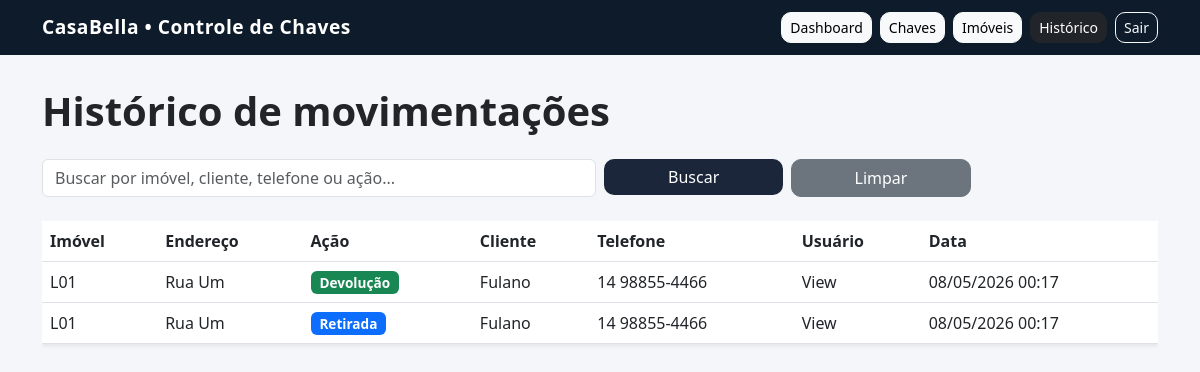
/historico/ (signed in), run on an earlier commit of the app's database.
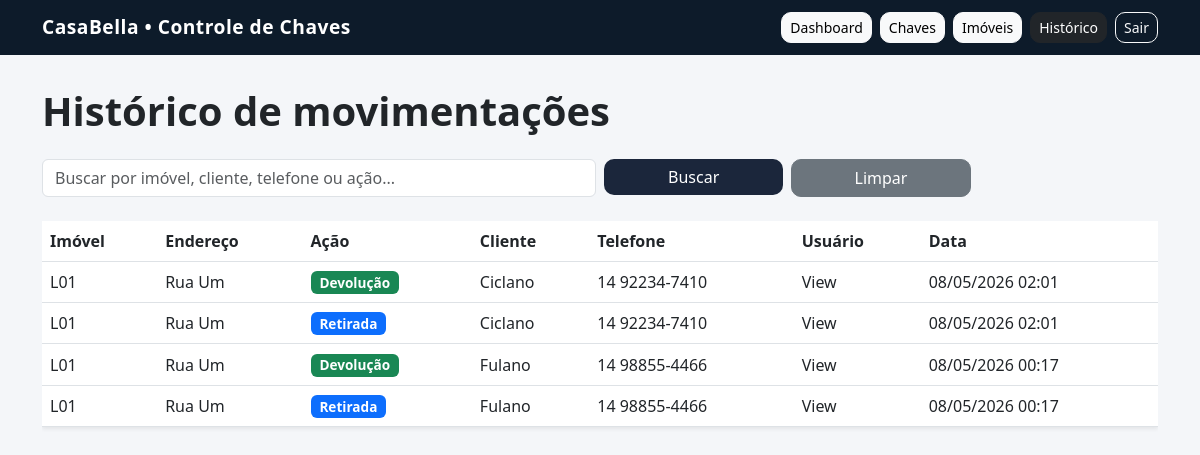
And on a later commit of the database.
### imoveis/models.py (models this page shows, shortened)
class Movimentacao(models.Model):
    chave = models.ForeignKey(Chave, on_delete=models.CASCADE)
    usuario = models.ForeignKey(
        User,
        on_delete=models.SET_NULL,
        null=True,
        blank=True
    )
    nome_cliente = models.CharField(max_length=100, blank=True)
    telefone_cliente = models.CharField(max_length=20, blank=True)
    acao = models.CharField(max_length=20)
    data = models.DateTimeField(auto_now_add=True)

class Chave(models.Model):
    imovel = models.OneToOneField(Imovel, on_delete=models.CASCADE)
    STATUS_CHOICES = [
        ('disponivel', 'Disponível'),
        ('retirada', 'Retirada'),
        ('indisponivel', 'Indisponível'),
    ]
    status = models.CharField(
        max_length=20,
        choices=STATUS_CHOICES,
        default='disponivel'
    )
    created_at = models.DateTimeField(auto_now_add=True)

class Imovel(models.Model):
    codigo = models.CharField(max_length=50)
    endereco = models.CharField(max_length=200)
    bairro = models.CharField(max_length=100)
    tipo = models.ForeignKey(TipoImovel, on_delete=models.SET_NULL, null=True, blank=True)
    status = models.CharField(
        max_length=50,
        choices=[
            ('disponivel', 'Disponível'),
            ('analise', 'Em análise'),
            ('alugado', 'Alugado'),
            ('inativo', 'Inativo'),
        ],
        default='disponivel'
    )
    foto = models.ImageField(upload_to='imoveis/', blank=True, null=True)
    created_at = models.DateTimeField(auto_now_add=True)

### imoveis/views.py (the view, shortened to what this page needs)
# urls.py: path('historico/', views.historico_list, name='historico_list'),
@login_required
def historico_list(request):
    query = request.GET.get('q', '')
    movimentacoes = Movimentacao.objects.select_related(
        'chave__imovel',
        'chave__imovel__tipo',
        'usuario'
    ).all()
    movimentacoes = movimentacoes.order_by('-data')
    paginator = Paginator(movimentacoes, 10)
    page = request.GET.get('page')
    movimentacoes = paginator.get_page(page)
    return render(request, 'imoveis/historico_list.html', {
        'movimentacoes': movimentacoes,
        'query': query
    })

### imoveis/templates/imoveis/historico_list.html (shortened to what this page needs)
{% extends "imoveis/base.html" %}
{% block content %}
<h1 class="mb-4 fw-bold">Histórico de movimentações</h1>
<form method="GET" class="row g-2 mb-4">
    <div class="col-md-6">
        <input type="text"
               name="q"
               value="{{ query }}"
               class="form-control"
               placeholder="Buscar por imóvel, cliente, telefone ou ação...">
    </div>
    <div class="col-md-2">
        <button class="btn btn-primary w-100">
            Buscar
        </button>
    </div>
    <div class="col-md-2">
        <a href="{% url 'historico_list' %}" class="btn btn-secondary w-100">
            Limpar
        </a>
    </div>
</form>
<div class="d-none d-md-block">
    <div class="table-responsive">
        <table class="table table-hover align-middle bg-white shadow-sm">
            <thead>
                <tr>
                    <th>Imóvel</th>
                    <th>Endereço</th>
                    <th>Ação</th>
                    <th>Cliente</th>
                    <th>Telefone</th>
                    <th>Usuário</th>
                    <th>Data</th>
                </tr>
            </thead>
            <tbody>
                {% for mov in movimentacoes %}
                    <tr>
                        <td>{{ mov.chave.imovel.codigo }}</td>
                        <td>{{ mov.chave.imovel.endereco }}</td>
                        <td>
                            {% if mov.acao == 'retirada' %}
                                <span class="badge bg-primary">Retirada</span>
                            {% elif mov.acao == 'devolucao' %}
                                <span class="badge bg-success">Devolução</span>
                            {% else %}
                                <span class="badge bg-secondary">{{ mov.acao }}</span>
                            {% endif %}
                        </td>
                        <td>{{ mov.nome_cliente|default:"-" }}</td>
                        <td>{{ mov.telefone_cliente|default:"-" }}</td>
                        <td>{{ mov.usuario.username|default:"-" }}</td>
                        <td>{{ mov.data|date:"d/m/Y H:i" }}</td>
                    </tr>
                {% empty %}
                    <tr>
                        <td colspan="7" class="text-center text-muted">
                            Nenhuma movimentação encontrada.
                        </td>
                    </tr>
                {% endfor %}
            </tbody>
        </table>
    </div>
</div>
{% endblock %}

What changed in the data, as far as the page shows it:
added Movimentacao: chave.imovel.codigo "L01", chave.imovel.endereco "Rua Um", acao "Devolução", nome_cliente "Ciclano", telefone_cliente "14 92234-7410", usuario.username "View", data "08/05/2026 02:01"
added Movimentacao: chave.imovel.codigo "L01", chave.imovel.endereco "Rua Um", acao "Retirada", nome_cliente "Ciclano", telefone_cliente "14 92234-7410", usuario.username "View", data "08/05/2026 02:01"
